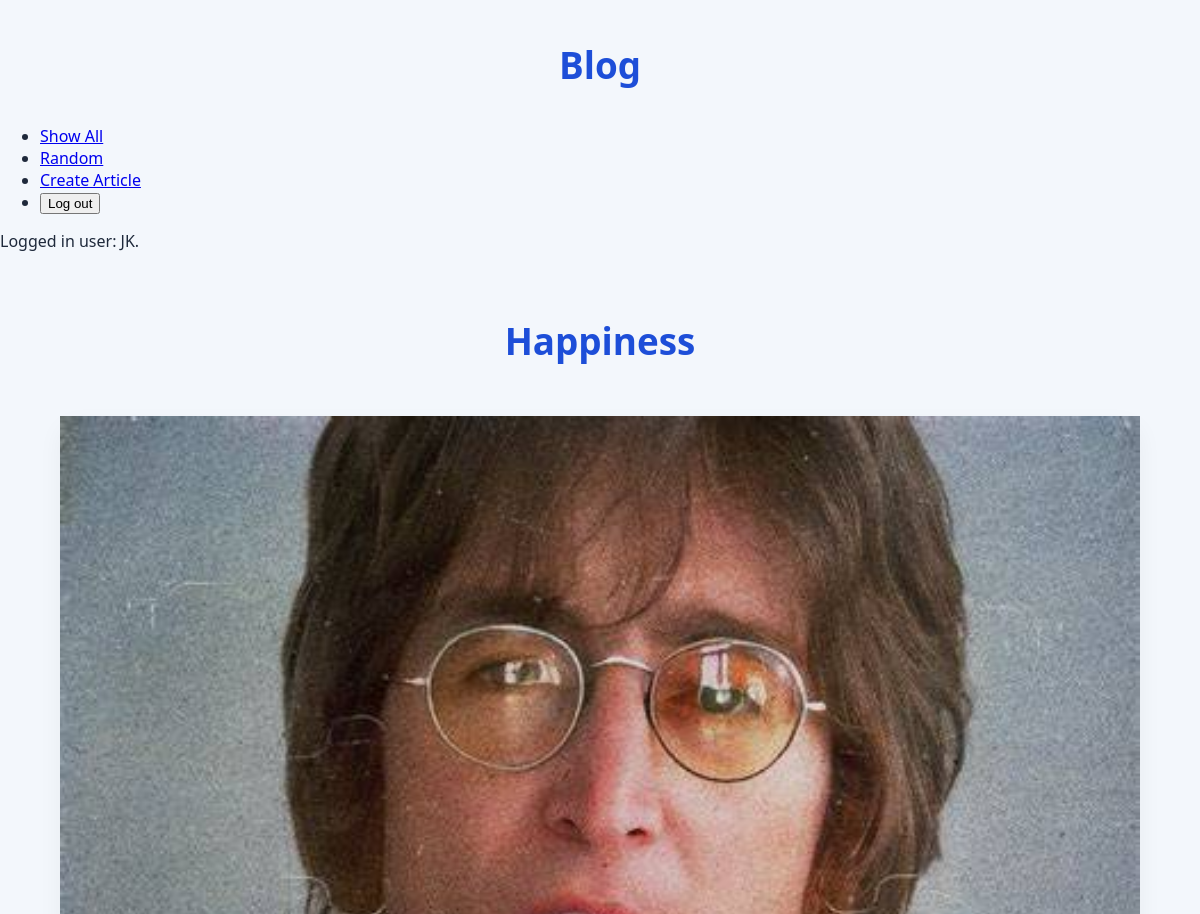
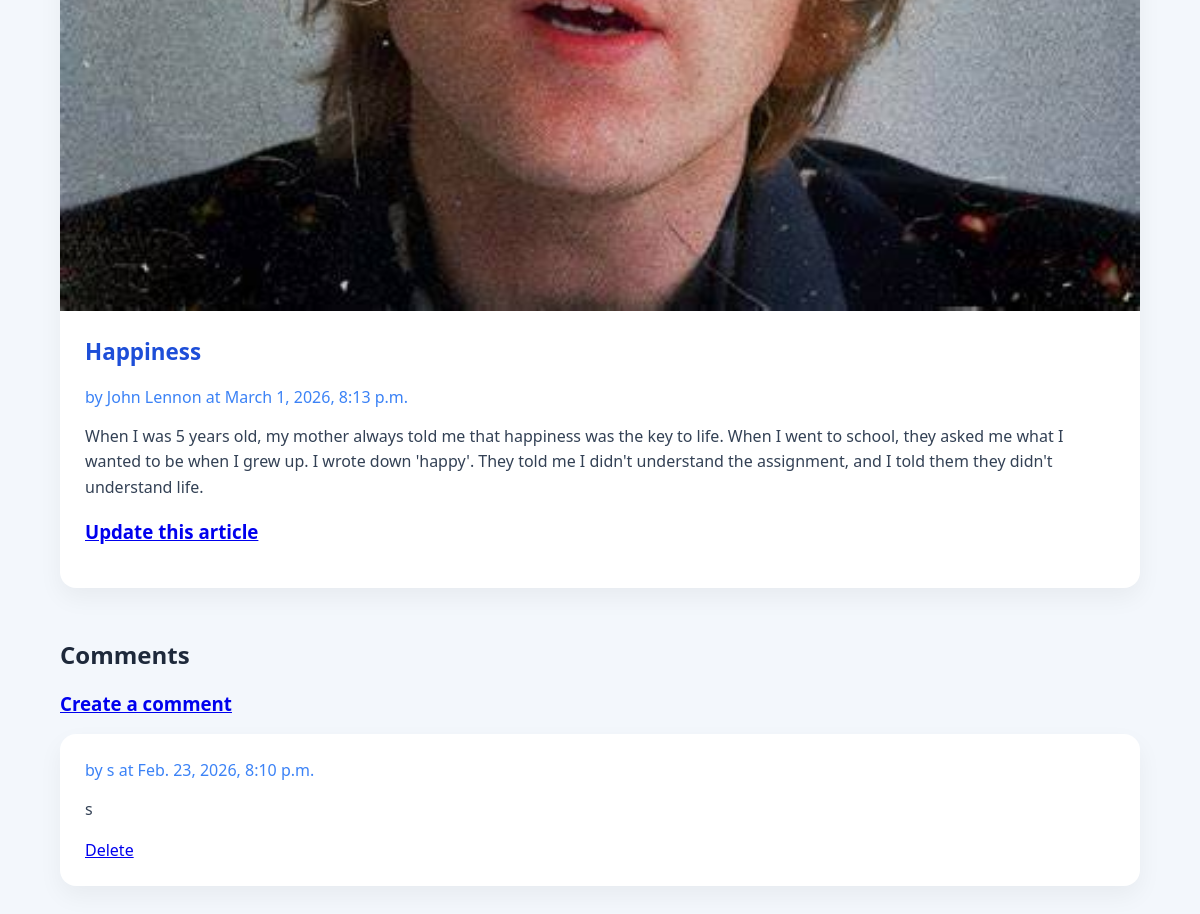
The page /blog/article/1/ (signed in) on the database its author committed (2 pictures, top to bottom).
### blog/models.py (models this page shows, shortened)
class Article(models.Model):
    title = models.TextField(blank=True)
    author = models.TextField(blank=True)
    text = models.TextField(blank=True)
    published = models.DateTimeField(auto_now=True)
    image_file = models.ImageField(blank=True) # an actual image file
    user = models.ForeignKey(User, on_delete=models.CASCADE) ## NEW
    def get_all_comments(self):
        comments = Comment.objects.filter(article=self)
        return comments

class Comment(models.Model):
    article = models.ForeignKey("Article", on_delete=models.CASCADE)
    author = models.TextField(blank=False)
    text = models.TextField(blank=False)
    published = models.DateTimeField(auto_now=True)

### blog/views.py (the view)
# urls.py: path('article/<int:pk>/', ArticleView.as_view(), name='article'),
class ArticleView(DetailView):
    model = Article
    template_name = 'blog/article.html' ## reusing same template!!
    context_object_name = 'article'

### blog/templates/blog/article.html
{% extends 'blog/base.html' %}
{% block content %}
<h1>{{ article.title }}</h1>
<main class="grid-container">
  <article class="featured">
    {% if article.image_file %}
      <img src="{{ article.image_file.url }}" alt="{{ article.image_file.name }}">
    {% else %}
      <h3>No image available</h3>
    {% endif %}
    <div>
      <h2>{{ article.title }}</h2>
      <strong>by {{ article.author }} at {{ article.published }}</strong>
      <p>{{ article.text }}</p>
            <h3>
            <a href="{% url 'update_article' article.pk %}">Update this article</a>
	        </h3>
    </div>
  </article>
  <div>
    <h2>Comments</h2>
    <h3><a href="{% url 'create_comment' article.pk %}">Create a comment</a></h3>
    {% for comment in article.get_all_comments %}
      <article>
        <div>
          <strong>by {{ comment.author }} at {{ comment.published }}</strong>
          <p>{{ comment.text }}</p>
        <a href="{% url 'delete_comment' comment.pk %}">Delete</a>
        </div>
      </article>
    {% endfor %}
  </div>
</main>
{% endblock %}

### blog/templates/blog/base.html (shortened to what this page needs)
{% load static %}
<html>
    <head>
        <link rel="stylesheet" href="{% static 'styles-blog.css' %}">
    </head>
    <body>
        <header>
            <h1>Blog</h1>
            <nav>
                <ul>
                    <li><a href="{% url 'show_all' %}">Show All</a></li>
                    <li><a href="{% url 'random' %}">Random</a></li>
                    {% if request.user.is_authenticated %}
                    <li><a href="{% url 'create_article' %}">Create Article</a></li>
                    <li>
                    <form action="{% url 'logout' %}" method="post" style="display:inline;">
                        <button type="submit">Log out</button>
                    </form>
                    </li>
                    {% else %}
                    <li><a href="{% url 'login' %}">Log in</a></li>
                    {% endif %}
                </ul>
                {% if request.user.is_authenticated %}
                Logged in user: {{ request.user }}.
                {% else %}
                Not logged in.
                {% endif %}
            </nav>
        </header>
    {% block content %}
    {% endblock %}
    </body>
</html>

### static/styles-blog.css (style rules this page uses)
body { font-family: "Segoe UI", sans-serif; margin: 0; padding: 0; background: #f3f7fc; color: #1e293b; }
h1 { text-align: center; padding: 40px 0 10px 0; font-size: 2.3rem; color: #1d4ed8; }
.grid-container { width: 90%; max-width: 1100px; margin: 40px auto; display: grid; gap: 30px; }
article { background: white; border-radius: 16px; box-shadow: 0 10px 25px rgba(0, 0, 0, 0.05); }
article img { width: 100%; height: auto; display: block; }
article div { padding: 25px; }
article h2 { margin-top: 0; color: #1d4ed8; font-size: 1.4rem; }
article strong { display: block; margin-bottom: 12px; color: #3b82f6; font-weight: 500; }
article p { line-height: 1.6; color: #334155; }

### rows shown on the page
Article: title "Happiness", image_file (picture), author "John Lennon", published "March 1, 2026, 8:13 p.m.", text "When I was 5 years old, my mother always told me that happiness was the key to life. When I went to school, they asked me what I wanted to be when I grew up. I wrote down 'happy'. They told me I didn't understand the assignment, and I told them they didn't understand life."
Comment: author "s", published "Feb. 23, 2026, 8:10 p.m.", text "s"

### other values the page prints
{{ request.user }} "JK"
